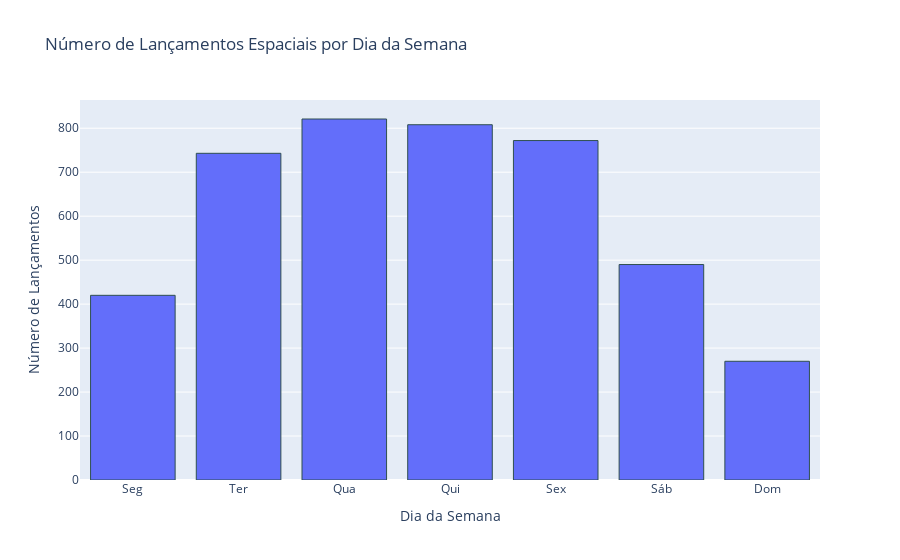

The notebook cell this image was saved under:
### Markdown cell above
O gráfico revela uma distribuição relativamente uniforme de lançamentos ao longo do ano, com uma leve tendência de aumento no final do ano. Dezembro se destaca como o mês com o maior número de lançamentos (450), seguido de perto por abril, junho e outubro. Essa distribuição sugere que não há sazonalidade climática ou operacional rígida que concentre lançamentos em apenas alguns meses, indicando que as janelas de lançamento são aproveitadas de forma consistente, possivelmente otimizando o uso das infraestruturas e atendendo a demandas de órbita específicas ou a prazos de projetos que se estendem ao longo de todo o ano.

### Code cell
# Dia da Semana - O dia da semana com mais lançamentos espaciais foi:
dia_mais_lancamentos = df['Weekday'].value_counts().idxmax()
print(f"O dia da semana com mais lançamentos espaciais foi {dia_mais_lancamentos}.")
# Gráfico com o número de lançamentos por dia da semana, individualizando os dias
fig_dia = px.bar(df['Weekday'].value_counts().sort_index(), 
                 x=df['Weekday'].value_counts().sort_index().index, 
                 y=df['Weekday'].value_counts().sort_index().values, 
                 title='Número de Lançamentos Espaciais por Dia da Semana',
                 labels={'x': 'Dia da Semana', 'y': 'Número de Lançamentos'})
fig_dia.update_layout(xaxis_title='Dia da Semana', yaxis_title='Número de Lançamentos')
# Separa as barras
fig_dia.update_traces(marker=dict(line=dict(width=1, color='DarkSlateGrey')))
fig_dia.update_xaxes(tickvals=['Mon', 'Tue', 'Wed', 'Thu', 'Fri', 'Sat', 'Sun'], 
                     ticktext=['Seg', 'Ter', 'Qua', 'Qui', 'Sex', 'Sáb', 'Dom'])  # Formata o eixo x para mostrar os dias da semana
# Ordena os dias da semana na ordem correta
fig_dia.update_xaxes(categoryorder='array', categoryarray=['Mon', 'Tue', 'Wed', 'Thu', 'Fri', 'Sat', 'Sun'])

fig_dia.show()

### Figure 1 — Plotly figure (JSON) as saved in the notebook; plotly's stock layout.template omitted (floating-point values rounded to 4 significant figures)
{"data": [{"hovertemplate": "Dia da Semana=%{x}<br>Número de Lançamentos=%{y}<extra></extra>", "legendgroup": "", "marker": {"color": "#636efa", "line": {"color": "DarkSlateGrey", "width": 1}, "pattern": {"shape": ""}}, "name": "", "orientation": "v", "showlegend": false, "textposition": "auto", "type": "bar", "x": ["Fri", "Mon", "Sat", "Sun", "Thu", "Tue", "Wed"], "xaxis": "x", "y": [772, 420, 490, 270, 808, 743, 821], "yaxis": "y"}], "layout": {"barmode": "relative", "legend": {"tracegroupgap": 0}, "title": {"text": "Número de Lançamentos Espaciais por Dia da Semana"}, "xaxis": {"anchor": "y", "categoryarray": ["Mon", "Tue", "Wed", "Thu", "Fri", "Sat", "Sun"], "categoryorder": "array", "domain": [0, 1], "ticktext": ["Seg", "Ter", "Qua", "Qui", "Sex", "Sáb", "Dom"], "tickvals": ["Mon", "Tue", "Wed", "Thu", "Fri", "Sat", "Sun"], "title": {"text": "Dia da Semana"}}, "yaxis": {"anchor": "x", "domain": [0, 1], "title": {"text": "Número de Lançamentos"}}}}
